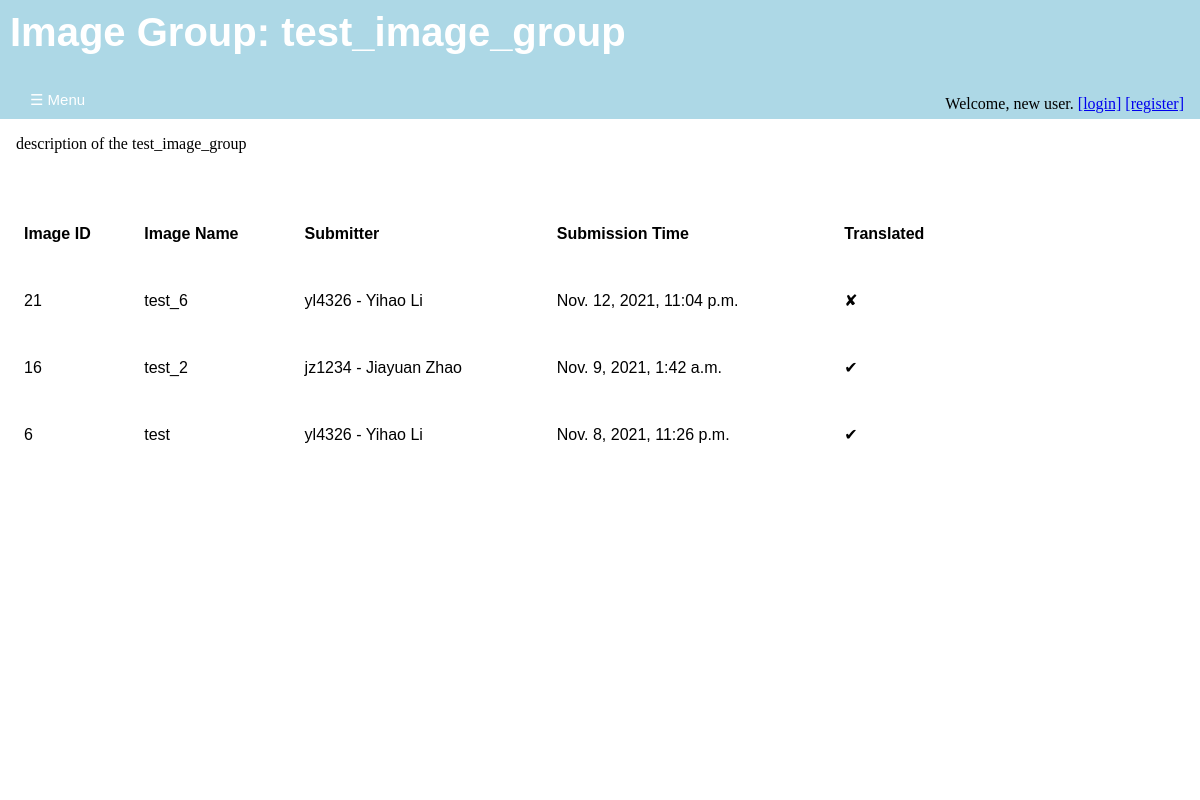
The app's page /annotations/image_group/2/, older data.
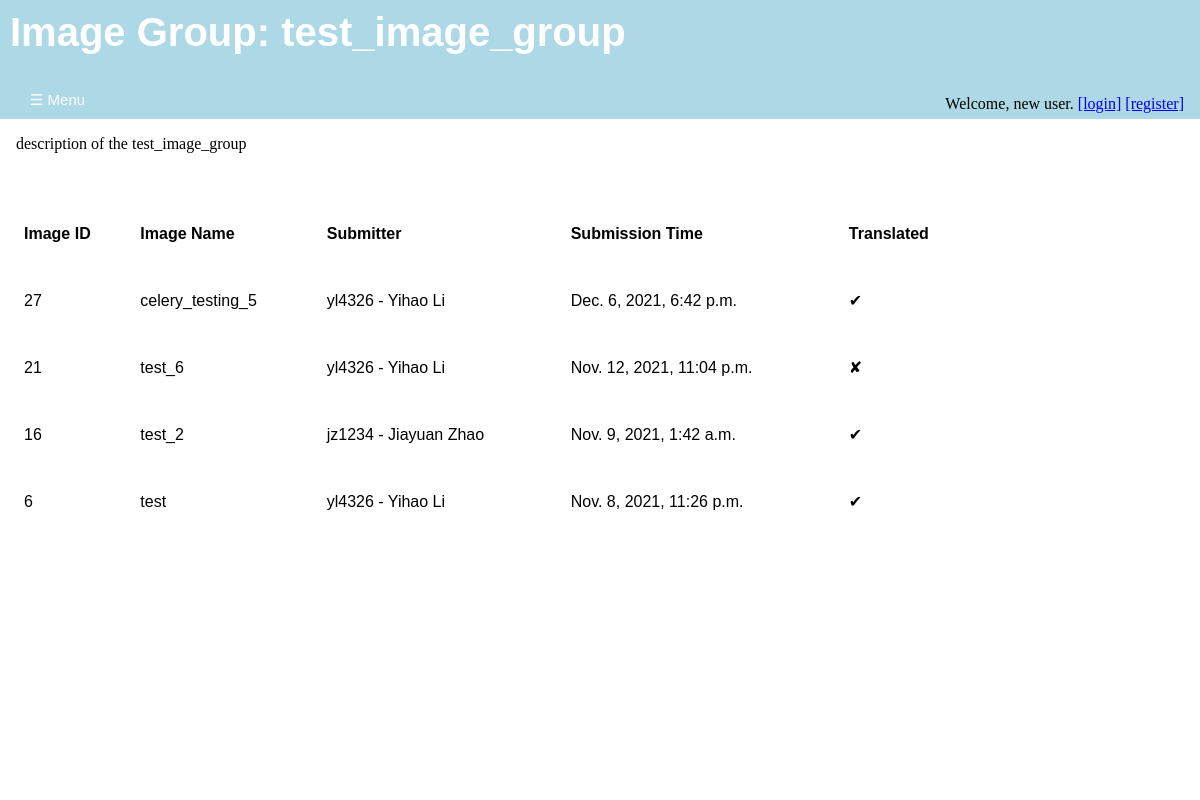
The same page, newer data.
### annotations/models.py (models this page shows, shortened)
class Image(models.Model):
    image_name = models.CharField(
        max_length = 200,
        unique = True
        )
    submission_date = models.DateTimeField(
        'date of submission',
        auto_now_add = True
        )
    image_upload = models.FileField(upload_to = svs_rename)
    translated = models.BooleanField(default = 'False')
    svs_path = models.FilePathField(
        path = f"{settings.HOME_PATH}/{settings.SVS_PATH}",
        match = ".*\.svs",
        null = True,
        blank = True
        )
    dzi_path = models.FilePathField(
        path = f"{settings.HOME_PATH}/{settings.DZI_PATH}",
        match = ".*\.dzi",
        null = True,
        blank = True
        )
    height = models.PositiveIntegerField(null = True, blank = True)
    width = models.PositiveIntegerField(null = True, blank = True)
    image_description = models.TextField(blank = True, null = True)
    completely_annotated = models.BooleanField(default = 'False')
    group = models.ForeignKey(
        ImageGroup,
        on_delete = models.SET_NULL,
        blank = True,
        null = True
        )
    submit_user = models.ForeignKey(
        User,
        on_delete = models.PROTECT,
        blank = True,
        null = True
        )

class User(auth_user):
    UNI = models.CharField(
        max_length = 8,
        unique = True
        )
    register_date = models.DateTimeField(
        'date of registration',
        auto_now_add = True,
        blank = True
        )
    organizations = models.ForeignKey(
        'Organization',
        on_delete = models.PROTECT,
        null = True,
        blank = True
        )
    def __str__(self):
      return f"{self.UNI} - {self.first_name} {self.last_name}"

### annotations/views.py (the view)
# urls.py: path('image_group/<int:image_group_id>/', views.image_group_view, name = 'image-group-view'),
def image_group_view(request, image_group_id):
    image_group = ImageGroup.objects.get(id=image_group_id)
    image_list = Image.objects.filter(group = image_group).order_by('-submission_date')
    return render(
        request,
        "annotations/image_group_view.html",
        {
        "image_group": image_group,
        "image_list": image_list
        })

### annotations/templates/annotations/image_group_view.html (shortened to what this page needs)
{% extends 'annotations/base.html' %}
{% block content %}
    <div id='title' class='title'>
      <h1>Image Group: {{image_group.group_name}}</h1>
      <div id='login-widget' class='login-widget'>
      {% if user.is_authenticated %}
         <p>Welcome, {{ user.get_username }}.</p>
         <a href="{% url 'annotations:logout' %}">[logout]</a>
      {% else %}
        <p>Welcome, new user.</p>
        <a href="{% url 'annotations:login' %}" >[login]</a>
        <a href="{% url 'annotations:registration' %}" >[register]</a>
      {% endif %}
      </div>
      <button class="openbutton" onclick="openNav()">&#9776; Menu</button>
    </div>
    <div id='body' class='body'>
      <div class="Introduction">
        <p>{{image_group.group_description}}</p>
      </div>
      <table>
        <tr>
          <th><p>Image ID</p></th>
          <th><p>Image Name</p></th>
          <th><p>Submitter</p></th>
          <th><p>Submission Time</p></th>
          <th><p>Translated</p></th>
        </tr>
        {% for image in image_list %}
          <tr>
            <td><p>{{image.pk}}</p></td>
            <td>
            {% if image.translated %}
               <a href="{% url 'annotations:image-views' image.id %}">
                 {{ image.image_name }}
               </a>
            {% else %}
               <p>{{image.image_name}}</p>
            {% endif %}
            </td>
            <td><a href="{% url 'annotations:profile-others' image.submit_user.id %}">
              {{ image.submit_user }}
            </a></td>
            <td><p> {{ image.submission_date }}</p></td>
            <td><p> {{ image.translated|yesno:"✔,✘" }} </p></td>
           </tr>
        {% endfor %}
      </table>
    </div>
{% endblock %}

Row changes from the older to the newer data that the page shows:
added Image: pk "27", image_name "celery_testing_5", submit_user "yl4326 - Yihao Li", submission_date "Dec. 6, 2021, 6:42 p.m.", translated "✔"
